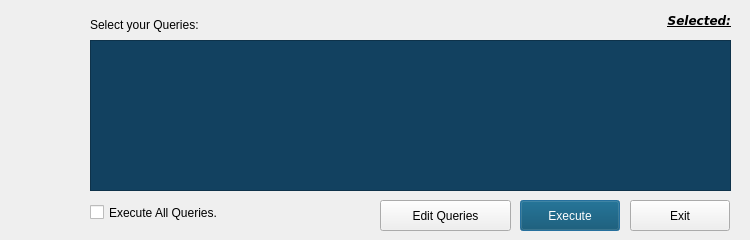
<?xml version="1.0" encoding="UTF-8"?>
<ui version="4.0">
 <class>Dialog</class>
 <widget class="QDialog" name="Dialog">
  <property name="geometry">
   <rect>
    <x>0</x>
    <y>0</y>
    <width>750</width>
    <height>240</height>
   </rect>
  </property>
  <property name="sizePolicy">
   <sizepolicy hsizetype="Fixed" vsizetype="Fixed">
    <horstretch>0</horstretch>
    <verstretch>0</verstretch>
   </sizepolicy>
  </property>
  <property name="minimumSize">
   <size>
    <width>750</width>
    <height>240</height>
   </size>
  </property>
  <property name="maximumSize">
   <size>
    <width>750</width>
    <height>240</height>
   </size>
  </property>
  <property name="windowTitle">
   <string>QueryBox to Update Table</string>
  </property>
  <property name="windowIcon">
   <iconset>
    <normaloff>icon.png</normaloff>icon.png</iconset>
  </property>
  <widget class="QStackedWidget" name="stackedWidget">
   <property name="geometry">
    <rect>
     <x>0</x>
     <y>0</y>
     <width>750</width>
     <height>240</height>
    </rect>
   </property>
   <property name="currentIndex">
    <number>0</number>
   </property>
   <widget class="QWidget" name="page">
    <widget class="QLabel" name="icon">
     <property name="geometry">
      <rect>
       <x>10</x>
       <y>10</y>
       <width>71</width>
       <height>61</height>
      </rect>
     </property>
     <property name="text">
      <string/>
     </property>
     <property name="pixmap">
      <pixmap>../PNG/icon.png</pixmap>
     </property>
     <property name="scaledContents">
      <bool>true</bool>
     </property>
    </widget>
    <widget class="QLabel" name="title">
     <property name="geometry">
      <rect>
       <x>90</x>
       <y>9</y>
       <width>261</width>
       <height>31</height>
      </rect>
     </property>
     <property name="text">
      <string>Select your Queries:</string>
     </property>
    </widget>
    <widget class="QLabel" name="status">
     <property name="geometry">
      <rect>
       <x>10</x>
       <y>90</y>
       <width>81</width>
       <height>111</height>
      </rect>
     </property>
     <property name="font">
      <font>
       <family>DejaVu Sans</family>
       <pointsize>9</pointsize>
       <italic>true</italic>
       <bold>false</bold>
      </font>
     </property>
     <property name="styleSheet">
      <string notr="true">color: rgb(2, 126, 0);
font: oblique 9pt &quot;DejaVu Sans&quot;;</string>
     </property>
     <property name="text">
      <string/>
     </property>
     <property name="wordWrap">
      <bool>true</bool>
     </property>
    </widget>
    <widget class="QCheckBox" name="execAll">
     <property name="geometry">
      <rect>
       <x>90</x>
       <y>200</y>
       <width>191</width>
       <height>25</height>
      </rect>
     </property>
     <property name="text">
      <string>Execute All Queries.</string>
     </property>
    </widget>
    <widget class="QPushButton" name="execute">
     <property name="geometry">
      <rect>
       <x>520</x>
       <y>200</y>
       <width>100</width>
       <height>31</height>
      </rect>
     </property>
     <property name="styleSheet">
      <string notr="true">background-color: rgb(0, 70, 101);
color: rgb(255, 255, 255);</string>
     </property>
     <property name="text">
      <string>Execute</string>
     </property>
    </widget>
    <widget class="QPushButton" name="exit">
     <property name="geometry">
      <rect>
       <x>630</x>
       <y>200</y>
       <width>100</width>
       <height>31</height>
      </rect>
     </property>
     <property name="text">
      <string>Exit</string>
     </property>
    </widget>
    <widget class="QListWidget" name="listWidget">
     <property name="geometry">
      <rect>
       <x>90</x>
       <y>40</y>
       <width>641</width>
       <height>151</height>
      </rect>
     </property>
     <property name="font">
      <font>
       <family>Consolas</family>
       <pointsize>11</pointsize>
       <italic>false</italic>
       <bold>false</bold>
      </font>
     </property>
     <property name="styleSheet">
      <string notr="true">font: 11pt &quot;Consolas&quot;;
background-color: rgb(18, 65, 96);
color: rgb(0,125,137);;</string>
     </property>
     <property name="editTriggers">
      <set>QAbstractItemView::DoubleClicked|QAbstractItemView::SelectedClicked</set>
     </property>
     <property name="alternatingRowColors">
      <bool>false</bool>
     </property>
     <property name="spacing">
      <number>3</number>
     </property>
    </widget>
    <widget class="QLabel" name="activeQuery">
     <property name="geometry">
      <rect>
       <x>240</x>
       <y>0</y>
       <width>491</width>
       <height>41</height>
      </rect>
     </property>
     <property name="font">
      <font>
       <family>DejaVu Sans</family>
       <pointsize>9</pointsize>
       <italic>true</italic>
       <bold>true</bold>
       <underline>true</underline>
      </font>
     </property>
     <property name="styleSheet">
      <string notr="true">text-decoration:underline;
font: 75 bold oblique 9pt &quot;DejaVu Sans&quot;;
color: rgb(0, 0, 0);</string>
     </property>
     <property name="text">
      <string>Selected:</string>
     </property>
     <property name="alignment">
      <set>Qt::AlignRight|Qt::AlignTrailing|Qt::AlignVCenter</set>
     </property>
    </widget>
    <widget class="QPushButton" name="editQueries">
     <property name="enabled">
      <bool>true</bool>
     </property>
     <property name="geometry">
      <rect>
       <x>380</x>
       <y>200</y>
       <width>131</width>
       <height>31</height>
      </rect>
     </property>
     <property name="text">
      <string>Edit Queries</string>
     </property>
     <property name="checked">
      <bool>false</bool>
     </property>
    </widget>
    <zorder>editQueries</zorder>
    <zorder>icon</zorder>
    <zorder>title</zorder>
    <zorder>status</zorder>
    <zorder>execAll</zorder>
    <zorder>execute</zorder>
    <zorder>exit</zorder>
    <zorder>listWidget</zorder>
    <zorder>activeQuery</zorder>
   </widget>
   <widget class="QWidget" name="page_2">
    <widget class="QLabel" name="title_2">
     <property name="geometry">
      <rect>
       <x>100</x>
       <y>10</y>
       <width>391</width>
       <height>19</height>
      </rect>
     </property>
     <property name="text">
      <string>Check your Queries:</string>
     </property>
    </widget>
    <widget class="QLabel" name="icon_2">
     <property name="geometry">
      <rect>
       <x>10</x>
       <y>10</y>
       <width>81</width>
       <height>71</height>
      </rect>
     </property>
     <property name="text">
      <string/>
     </property>
     <property name="pixmap">
      <pixmap>../PNG/icon.png</pixmap>
     </property>
     <property name="scaledContents">
      <bool>true</bool>
     </property>
    </widget>
    <widget class="QPushButton" name="exit_2">
     <property name="geometry">
      <rect>
       <x>630</x>
       <y>200</y>
       <width>100</width>
       <height>27</height>
      </rect>
     </property>
     <property name="text">
      <string>Exit</string>
     </property>
    </widget>
    <widget class="QPushButton" name="execute_2">
     <property name="geometry">
      <rect>
       <x>510</x>
       <y>200</y>
       <width>100</width>
       <height>27</height>
      </rect>
     </property>
     <property name="styleSheet">
      <string notr="true">background-color: rgb(0, 70, 101);
color: rgb(255, 255, 255);</string>
     </property>
     <property name="text">
      <string>Execute</string>
     </property>
    </widget>
    <widget class="QLabel" name="label">
     <property name="geometry">
      <rect>
       <x>100</x>
       <y>180</y>
       <width>171</width>
       <height>19</height>
      </rect>
     </property>
     <property name="font">
      <font>
       <family>Consolas</family>
       <pointsize>11</pointsize>
       <italic>false</italic>
       <bold>false</bold>
      </font>
     </property>
     <property name="styleSheet">
      <string notr="true">background-color: rgb(126, 0, 0);
font: 11pt &quot;Consolas&quot;;
color: rgb(255, 255, 255);</string>
     </property>
     <property name="frameShape">
      <enum>QFrame::Box</enum>
     </property>
     <property name="text">
      <string>!! WARNING !!</string>
     </property>
     <property name="alignment">
      <set>Qt::AlignCenter</set>
     </property>
    </widget>
    <widget class="QLabel" name="label_2">
     <property name="geometry">
      <rect>
       <x>100</x>
       <y>200</y>
       <width>201</width>
       <height>31</height>
      </rect>
     </property>
     <property name="font">
      <font>
       <family>Consolas</family>
       <pointsize>10</pointsize>
       <italic>false</italic>
       <bold>false</bold>
      </font>
     </property>
     <property name="styleSheet">
      <string notr="true">
font: 10pt &quot;Consolas&quot;;</string>
     </property>
     <property name="text">
      <string>Table will be TRUNCATED to update data.</string>
     </property>
     <property name="wordWrap">
      <bool>true</bool>
     </property>
    </widget>
    <widget class="QPushButton" name="desc">
     <property name="geometry">
      <rect>
       <x>349</x>
       <y>200</y>
       <width>141</width>
       <height>27</height>
      </rect>
     </property>
     <property name="styleSheet">
      <string notr="true">background-color: rgb(5, 101, 5);
color: rgb(255, 255, 255);</string>
     </property>
     <property name="text">
      <string>Describe Table</string>
     </property>
    </widget>
    <widget class="QListWidget" name="insListWidget">
     <property name="geometry">
      <rect>
       <x>100</x>
       <y>30</y>
       <width>631</width>
       <height>151</height>
      </rect>
     </property>
     <property name="font">
      <font>
       <family>Consolas</family>
       <pointsize>11</pointsize>
       <italic>false</italic>
       <bold>false</bold>
      </font>
     </property>
     <property name="styleSheet">
      <string notr="true">font: 11pt &quot;Consolas&quot;;
background-color: rgb(96, 0, 0);
color: rgb(237,0,127);</string>
     </property>
     <property name="alternatingRowColors">
      <bool>false</bool>
     </property>
    </widget>
   </widget>
   <widget class="QWidget" name="page_3">
    <widget class="QLabel" name="label_3">
     <property name="geometry">
      <rect>
       <x>20</x>
       <y>20</y>
       <width>111</width>
       <height>91</height>
      </rect>
     </property>
     <property name="sizePolicy">
      <sizepolicy hsizetype="Preferred" vsizetype="Preferred">
       <horstretch>0</horstretch>
       <verstretch>0</verstretch>
      </sizepolicy>
     </property>
     <property name="styleSheet">
      <string notr="true">border-color: rgb(0, 0, 0);</string>
     </property>
     <property name="frameShape">
      <enum>QFrame::Box</enum>
     </property>
     <property name="text">
      <string/>
     </property>
     <property name="pixmap">
      <pixmap>png-transparent-free-content-warning-sign-icon-exclamation-point-angle-triangle-number.png</pixmap>
     </property>
     <property name="scaledContents">
      <bool>true</bool>
     </property>
    </widget>
    <widget class="QLabel" name="label_4">
     <property name="geometry">
      <rect>
       <x>140</x>
       <y>20</y>
       <width>291</width>
       <height>19</height>
      </rect>
     </property>
     <property name="styleSheet">
      <string notr="true">font: bold oblique 15pt &quot;Consolas&quot;;</string>
     </property>
     <property name="text">
      <string>WARNING: QueryTest Failed!</string>
     </property>
    </widget>
    <widget class="QLabel" name="errorType">
     <property name="geometry">
      <rect>
       <x>140</x>
       <y>40</y>
       <width>591</width>
       <height>19</height>
      </rect>
     </property>
     <property name="text">
      <string>ErrorType:</string>
     </property>
    </widget>
    <widget class="QLabel" name="error">
     <property name="geometry">
      <rect>
       <x>140</x>
       <y>70</y>
       <width>581</width>
       <height>51</height>
      </rect>
     </property>
     <property name="styleSheet">
      <string notr="true">QStackedWidget#page_3{
	background-color: rgb(217, 217, 217);
}</string>
     </property>
     <property name="text">
      <string>Error:</string>
     </property>
     <property name="wordWrap">
      <bool>true</bool>
     </property>
    </widget>
    <widget class="QLabel" name="cwd">
     <property name="geometry">
      <rect>
       <x>30</x>
       <y>110</y>
       <width>701</width>
       <height>71</height>
      </rect>
     </property>
     <property name="text">
      <string>TXT File Backups of both UPDATED insert_data queries and ORIGINAL insert_data queries have been made in the current working directory:</string>
     </property>
     <property name="wordWrap">
      <bool>true</bool>
     </property>
    </widget>
    <widget class="QLabel" name="label_8">
     <property name="geometry">
      <rect>
       <x>30</x>
       <y>190</y>
       <width>451</width>
       <height>41</height>
      </rect>
     </property>
     <property name="styleSheet">
      <string notr="true">font: bold oblique 12pt &quot;Consolas&quot;;</string>
     </property>
     <property name="text">
      <string>Do you want to TRUNCATE [delete ALL DATA from] table and FORCE THE UPDATE?</string>
     </property>
     <property name="wordWrap">
      <bool>true</bool>
     </property>
    </widget>
    <widget class="QPushButton" name="no">
     <property name="geometry">
      <rect>
       <x>639</x>
       <y>190</y>
       <width>91</width>
       <height>41</height>
      </rect>
     </property>
     <property name="styleSheet">
      <string notr="true">background-color: rgb(0, 114, 0);
color: rgb(255, 255, 255);</string>
     </property>
     <property name="text">
      <string>NO</string>
     </property>
    </widget>
    <widget class="QPushButton" name="yolo">
     <property name="geometry">
      <rect>
       <x>539</x>
       <y>190</y>
       <width>91</width>
       <height>41</height>
      </rect>
     </property>
     <property name="styleSheet">
      <string notr="true">background-color: rgb(114, 0, 0);
color: rgb(255, 255, 255);</string>
     </property>
     <property name="text">
      <string>YES</string>
     </property>
    </widget>
   </widget>
  </widget>
 </widget>
 <resources/>
 <connections/>
</ui>
